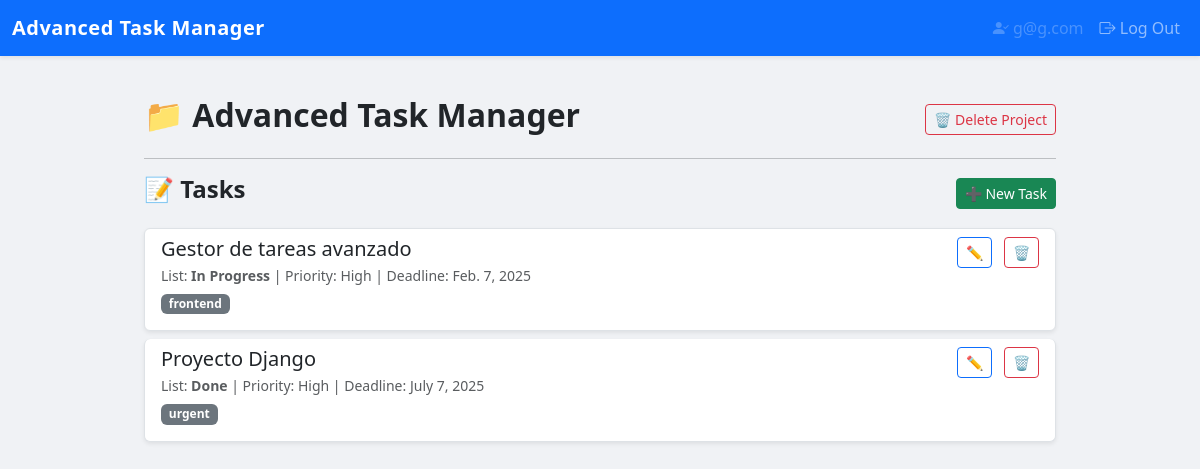
Screenshot of /2/ (signed in) with the database file from the repository.
### accounts/models.py (models this page shows)
class CustomUser(AbstractUser):
    pass

### projects/models.py (models this page shows, shortened)
class Project(models.Model):
    title = models.CharField(max_length=200)
    description = models.TextField(blank=True)
    owner = models.ForeignKey(settings.AUTH_USER_MODEL, on_delete=models.CASCADE)
    created = models.DateTimeField(auto_now_add=True)
    updated = models.DateTimeField(auto_now=True)

class Task(models.Model):
    PRIORITY_CHOICES = [
        ('low', 'Low'),
        ('medium', 'Medium'),
        ('high', 'High'),
    ]
    title = models.CharField(max_length=200)
    description = models.TextField(blank=True)
    list = models.ForeignKey(TaskList, on_delete=models.CASCADE, related_name='tasks', null=True)
    project = models.ForeignKey(Project, on_delete=models.CASCADE)
    priority = models.CharField(max_length=10, choices=PRIORITY_CHOICES, default='medium')
    deadline = models.DateField(null=True, blank=True)
    tags = models.ManyToManyField(Tag, blank=True)
    owner = models.ForeignKey(settings.AUTH_USER_MODEL, on_delete=models.CASCADE)
    created = models.DateTimeField(auto_now_add=True)
    updated = models.DateTimeField(auto_now=True)

class TaskList(models.Model):
    name = models.CharField(max_length=100)
    project = models.ForeignKey(Project, on_delete=models.CASCADE, related_name='lists')

class Tag(models.Model):
    name = models.CharField(max_length=50)

### projects/views.py (the view)
# urls.py: path('<int:pk>/', views.project_detail, name='project_detail'),
@login_required
def project_detail(request, pk):
    project = get_object_or_404(Project, pk=pk, owner=request.user)
    tasks = Task.objects.filter(project=project)
    return render(request, 'projects/project_detail.html', {'project': project, 'tasks': tasks})

### projects/templates/projects/project_detail.html (shortened to what this page needs)
{% extends '_base.html' %}
{% block content %}
<div class="container">
  <div class="d-flex justify-content-between align-items-center mb-3">
    <h2 class="fw-bold">📁 {{ project.title }}</h2>
    <form action="{% url 'project_delete' project.id %}" method="post" onsubmit="return confirm('Are you sure you want to delete this project?')">
      <button type="submit" class="btn btn-outline-danger btn-sm">
        🗑️ Delete Project
      </button>
    </form>
  </div>
  <hr>
  <div class="d-flex justify-content-between align-items-center mb-3">
    <h4 class="fw-semibold">📝 Tasks</h4>
    <a href="{% url 'task_create' project.id %}" class="btn btn-success btn-sm">
      ➕ New Task
    </a>
  </div>
  {% if tasks %}
    <div class="list-group">
      {% for task in tasks %}
        <div class="list-group-item list-group-item-action mb-2 rounded shadow-sm">
          <div class="d-flex justify-content-between">
            <div>
              <h5 class="mb-1">{{ task.title }}</h5>
              <p class="mb-1 text-muted small">
                List: <strong>{{ task.list.name }}</strong> |
                Priority: <span class="text-capitalize">{{ task.priority }}</span> |
                Deadline: {{ task.deadline|default:"No deadline" }}
              </p>
              {% if task.tags.all %}
                <div class="mb-2">
                  {% for tag in task.tags.all %}
                    <span class="badge bg-secondary me-1">{{ tag.name }}</span>
                  {% endfor %}
                </div>
              {% endif %}
            </div>
            <div class="text-end">
              <a href="{% url 'task_edit' task.id %}" class="btn btn-sm btn-outline-primary me-2">✏️</a>
              <form method="post" action="{% url 'task_delete' task.id %}" style="display:inline;">
                <button type="submit" class="btn btn-sm btn-outline-danger" onclick="return confirm('Are you sure?')">🗑️</button>
              </form>
            </div>
          </div>
        </div>
      {% endfor %}
    </div>
  {% else %}
    <div class="alert alert-info">No tasks available.</div>
  {% endif %}
</div>
{% endblock %}

### templates/_base.html (shortened to what this page needs)
{% load static %}
<!DOCTYPE html>
<html lang="en">
<head>
  <link href="https://cdn.jsdelivr.net/npm/bootstrap@5.3.3/dist/css/bootstrap.min.css" rel="stylesheet" />
  <link href="https://cdn.jsdelivr.net/npm/bootstrap-icons@1.10.5/font/bootstrap-icons.css" rel="stylesheet" />
</head>
<body>
  <nav class="navbar navbar-expand-lg navbar-dark bg-primary shadow-sm">
    <div class="container-fluid">
      <a class="navbar-brand" href="#">Advanced Task Manager</a>
      <div class="collapse navbar-collapse" id="navbarContent">
        <ul class="navbar-nav ms-auto">
          {% if user.is_authenticated %}
            <li class="nav-item">
              <a class="nav-link disabled"><i class="bi bi-person-check-fill"></i> {{ user.username }}</a>
            </li>
            <li class="nav-item">
              <a class="nav-link" href="{% url 'account_logout' %}"><i class="bi bi-box-arrow-right"></i> Log Out</a>
            </li>
          {% endif %}
        </ul>
      </div>
    </div>
  </nav>
  <div class="container-lg py-2">
  </div>
  <div class="container-lg py-4">
    {% block content %}{% endblock %}
  </div>
</body>
</html>

### templates/_base.html (style rules this page uses)
body { background-color: #f0f2f5; }
.navbar-brand { font-weight: bold; letter-spacing: 0.5px; }
.btn { transition: all 0.2s ease-in-out; }
.container-lg { max-width: 960px; }

### rows the page displays
CustomUser: username "g@g.com"
Project: title "Advanced Task Manager"
Task: title "Gestor de tareas avanzado", list.name "In Progress", priority "High", deadline "Feb. 7, 2025"
Tag: name "frontend"
Task: title "Proyecto Django", list.name "Done", priority "High", deadline "July 7, 2025"
Tag: name "urgent"
